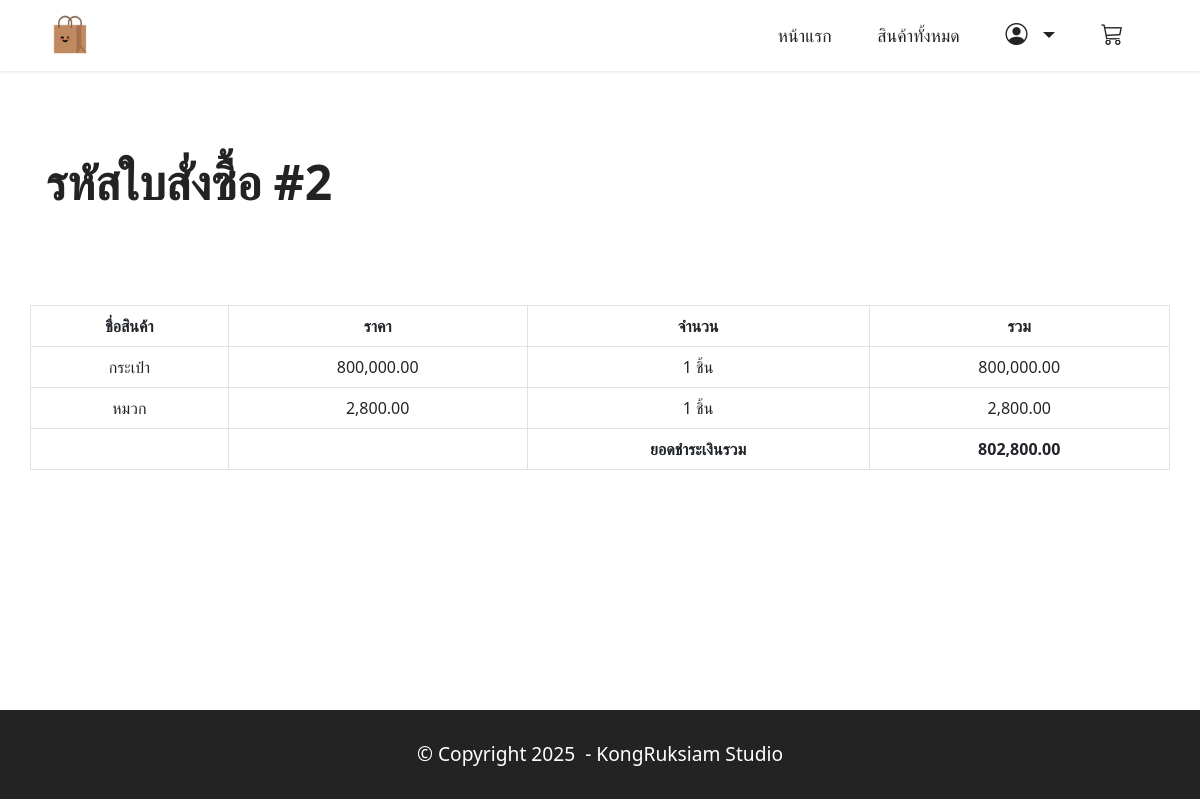
Page /order/2 (signed in) on the committed database.
### orderapp/models.py (models this page shows)
class Order(models.Model):
    fullname=models.CharField(max_length=255,blank=True)
    phone=models.CharField(max_length=50,blank=True)
    address = models.CharField(max_length=255,blank=True)
    total=models.DecimalField(max_digits=10,decimal_places=2)
    created=models.DateTimeField(auto_now_add=True)
    customer=models.ForeignKey(User,on_delete=models.CASCADE,default=None)

class OrderDetail(models.Model):
    product=models.CharField(max_length=255)
    price=models.DecimalField(max_digits=10,decimal_places=2)
    quantity=models.IntegerField()
    created=models.DateTimeField(auto_now_add=True)
    order=models.ForeignKey(Order,on_delete=models.CASCADE)
    def sub_total(self):
        return self.price * self.quantity

### orderapp/views.py (the view)
# urls.py: path("order/<int:order_id>",views.orderDetail,name="orderDetail")
@login_required(login_url="/login")
def orderDetail(request,order_id):
    order=Order.objects.get(pk=order_id)
    if order.customer==request.user:
        order_items=OrderDetail.objects.filter(order=order)
        return render(request,"orderDetail.html",{"order":order,"order_items":order_items})
    else:
        return redirect("/orderHistory")

### orderapp/templates/orderDetail.html (shortened to what this page needs)
{% extends "layout.html" %}
{% load humanize %}
{% block content %}
<section class="content2 cid-tsEQSCqggh" id="content2-2">
        <div class="container my-5">
            <div class="mbr-section-head">
                <h4 class="mbr-section-title mbr-fonts-style align-start mb-0 display-2">
                    <strong>รหัสใบสั่งซื้อ #{{order.id}}</strong>
                </h4>
            </div>
            <div class="row my-5">
                <table class="table text-center table-bordered my-5">
                    <thead>
                      <tr>
                        <th scope="col">ชื่อสินค้า</th>
                        <th scope="col">ราคา</th>
                        <th scope="col">จำนวน</th>
                        <th scope="col">รวม</th>
                      </tr>
                    </thead>
                    <tbody>
                        {% for item in order_items %}
                        <tr>
                            <td>{{item.product}}</td>
                            <td>{{item.price | intcomma}}</td>
                            <td>{{item.quantity}} ชิ้น</td>
                            <td>{{item.sub_total | intcomma}}</td>
                        </tr>
                        {% endfor %}
                        <tr>
                            <td></td>
                            <td></td>
                            <td><strong>ยอดชำระเงินรวม</strong></td>
                            <td><strong>{{order.total | intcomma}}</strong></td>
                        </tr>
                    </tbody>
                  </table>
            </div>
        </div>
        <br><br><br><br><br><br>
</section>
{% endblock %}

### productsapp/static/assets/theme/css/style.css (style rules this page uses)
section { background-color: #ffffff; }
body { font-style: normal; line-height: 1.5; font-weight: 400; color: #232323; position: relative; }
section, .container, .container-fluid { position: relative; word-wrap: break-word; }
.mbr-section-title { font-style: normal; line-height: 1.3; }
h1, h2, h3, h4, h5, h6, .display-1, .display-2, .display-4, .display-5, .display-7, span, p, a { line-height: 1; word-break: break-word; word-wrap: break-word; font-weight: 400; }
b, strong { font-weight: bold; }
section { background-position: 50% 50%; background-repeat: no-repeat; background-size: cover; }
.row { display: -webkit-flex; -webkit-flex-wrap: wrap; }
html, body { height: auto; min-height: 100vh; }
@media (min-width: 992px) { .container { padding-left: 16px; padding-right: 16px; } }
@media (min-width: 992px) { .row { margin-left: -16px; margin-right: -16px; } }

### productsapp/static/assets/custom/css/custom-style.css (style rules this page uses)
.display-2 { font-size: 3rem; line-height: 1.1; }
body { overflow-x: hidden; }
.cid-tsEQSCqggh { padding-top: 3rem; background-color: #ffffff; }
.cid-tsEQSCqggh .mbr-section-title { color: #232323; }

### rows in the picture
Order: id "2", total "802,800.00"
OrderDetail: product "กระเป๋า", price "800,000.00", quantity "1", sub_total "800,000.00"
OrderDetail: product "หมวก", price "2,800.00", quantity "1", sub_total "2,800.00"
